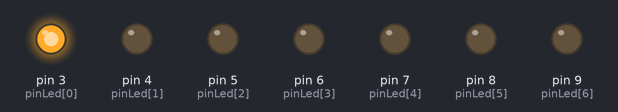
Recording of a sketch running on a simulated Arduino Uno, built with avr-gcc and run on an emulated ATmega328P. Parts: output pins drawn as LEDs (lit = HIGH).

Above: at 0.05 s.
At 0.25 s:
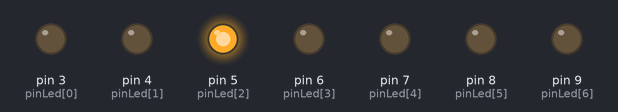
At 0.45 s:
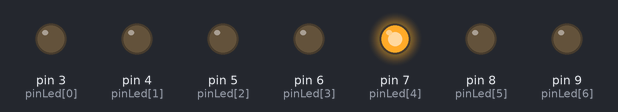
At 0.85 s:
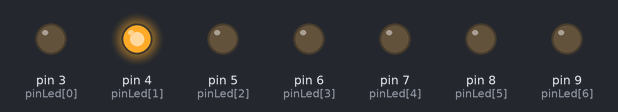
At 1.26 s:
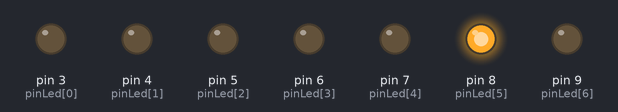
At 2.77 s:
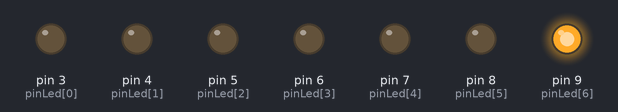
Timing chart, 0 to 3.1 s (numbered marks = the images above):
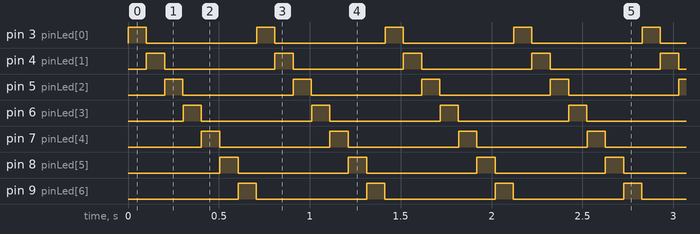

The sketch:

K2000.ino
```cpp
/*
On utilise pour ce programme 5 LED
connectées sur les pins 2,3,4,5,6,7 et 8
*/

int pinLed[7] = {3,4,5,6,7,8,9};

void setup() {
 //Boucle d'initialisation des modes et mise à 0V
  for (int i = 0; i < 7; i++) // i va nous servir pour parcourir le tableau
  {
    pinMode(pinLed[i], OUTPUT); //on utilise les valeurs du tableau
    digitalWrite(pinLed[i], LOW); // l'une après l'autre
  }

}
void loop() {
  for (int i = 0; i < 7; i++) // on parcourt le tableau
  {
    digitalWrite(pinLed[i], HIGH);// on allume
    delay(100);
    //puis on les éteint brièvement (ici en utilisant leur position dans le tableau)
    digitalWrite(pinLed[i], LOW); // on éteint la 1
    delay(1);
  }

}
```

Measured:
- by itself, pin 3 (pinLed[0]), pin 4 (pinLed[1]), pin 5 (pinLed[2]), pin 6 (pinLed[3]), pin 7 (pinLed[4]), pin 8 (pinLed[5]), pin 9 (pinLed[6]): alternates HIGH for 0.10 s and LOW for 0.61 s
- by itself, everything shown: repeats every 0.71 s, in 7 steps
